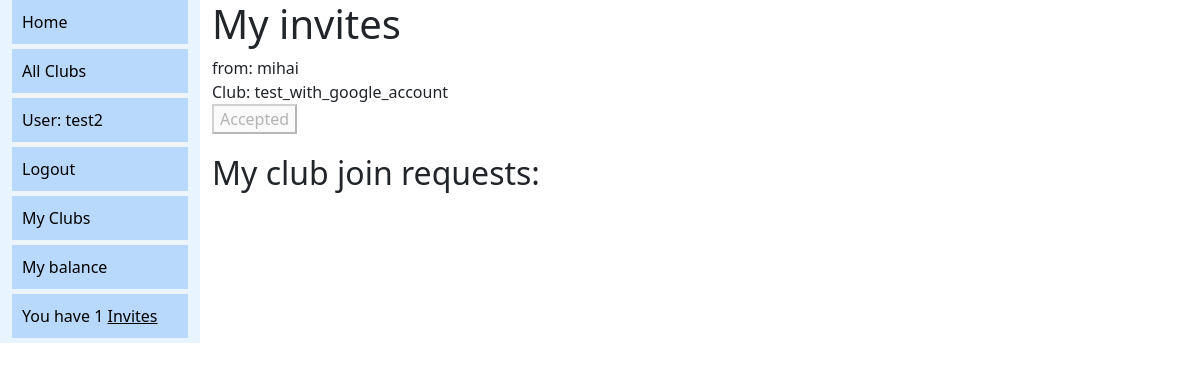
Screenshot of /myinvites/ (signed in) with the database file from the repository.
### accounts/models.py (models this page shows, shortened)
class CustomUser(AbstractUser):
    clubs = models.ManyToManyField('home.Club', help_text='Clubs this user is associated with')
    invites_sent = models.ManyToManyField('home.Invite', help_text='Invites sent by this user', related_name='invites_sent')
    invites_received = models.ManyToManyField('home.Invite', help_text='Invites received by this user', related_name='invites_received')
    sums = models.ManyToManyField('home.Sum', help_text='Sums assinged to this user')
    payments = models.ManyToManyField('home.payment', help_text='Payments involving this user')
    join_requests = models.ManyToManyField('home.JoinRequest')
    livesessions = models.ManyToManyField('home.LiveSession', help_text='livesessions')
    class Meta:
        ordering = ['username']

### home/models.py (models this page shows, shortened)
class Invite(models.Model):
    id = models.UUIDField(primary_key=True, default=uuid.uuid4, help_text='Unique ID for this particular invite')
    parent_club = models.ForeignKey('Club', on_delete=models.CASCADE)
    from_user = models.ForeignKey('accounts.CustomUser', on_delete=models.CASCADE, related_name='from_user')
    to_user = models.ForeignKey('accounts.CustomUser', on_delete=models.CASCADE, related_name='to_user')
    time_created = models.DateField(default=timezone.now)
    accepted = models.BooleanField(default=False)
    class Meta:
        ordering = ['-time_created']

class Club(models.Model):
    time_created = models.DateField(default=timezone.now)
    name = models.CharField(max_length=200, help_text='Enter a club name')
    owner = models.ForeignKey('accounts.CustomUser', on_delete=models.SET_NULL, null=True, related_name='club_owner')
    members = models.ManyToManyField('accounts.CustomUser', help_text='Add members to this club')
    invites_sent = models.ManyToManyField('Invite')
    sessions = models.ManyToManyField('Session')
    sums = models.ManyToManyField('Sum')
    join_requests = models.ManyToManyField('JoinRequest')
    class Meta:
        ordering = ['-time_created']

### home/views.py (the view)
# urls.py: path('myinvites/', views.myinvites_list, name='myinvites'),
@login_required
def myinvites_list(request):
    user = request.user
    return render(request, 'home/myinvites.html', context={'user': user})

### home/templates/home/myinvites.html (shortened to what this page needs)
{% extends "base_generic.html" %}
{% block content %}
  <h1>My invites</h1>
  {% if user.invites_received %}
  <ul>
    {% for invite in user.invites_received.all reversed %}
      <li>
        from: {{ invite.from_user.username }}
        <br>
        Club: {{ invite.parent_club.name }}
        <br>
        {% if invite.accepted %}
            <button class="acceptinvite" disabled >Accepted</button></a>
        {% endif %}
      </li>
    {% endfor %}
    {% endif %}
    <h2>My club join requests:</h2>
  </ul>
  {% endblock %}

### home/templates/base_generic.html (shortened to what this page needs)
<!DOCTYPE html>
<html lang="en">
<head>
  <link href="https://cdn.jsdelivr.net/npm/bootstrap@5.1.3/dist/css/bootstrap.min.css" rel="stylesheet">
  {% load static %}
  <link rel="stylesheet" href="{% static 'css/styles.css' %}">
</head>
<link rel="stylesheet" href="https://cdnjs.cloudflare.com/ajax/libs/Chart.js/2.8.0/Chart.min.css" />
<body>
  <div class="container-fluid">
    <div class="row">
      <div class="col-sm-2">
        {% block sidebar %}
          <ul class="sidebar-nav">
            <li><a href="{% url 'home:index' %}">Home</a></li>
            <li><a href="{% url 'home:clubs' %}">All Clubs</a></li>
            {% if user.is_authenticated %}
              <li class="username">User: {{ user.username }}</li>
              <li><a href="{% url 'account_logout' %}?next={{ request.path }}">Logout</a></li>
              <li><a href="{% url 'home:myclubs' %}">My Clubs</a></li>
              <li><a href="/mydebit/alltime">My balance</a></li>
              <li class="invites">You have {{ user.invites_received.count }} <a href="{% url 'home:myinvites' %}">Invites</a></li>
            {% else %}
              <li><a href="{% url 'account_login' %}?next={{ request.path }}">Login</a></li>
            {% endif %}
          </ul>
        {% endblock %}
      </div>
      <div class="col-sm-10">{% block content %}{% endblock %}</div>
    </div>
  </div>
</body>
</html>

### home/static/css/styles.css (style rules this page uses)
ul { list-style: none; margin: 0; padding: 0; }
li { margin-bottom: 20px; }
.col-sm-2 { background-color: #e8f4ff; }
.col-sm-10 { background-color: #ffffff; }
.sidebar-nav { background-color: #eef4fc; list-style-type: none; padding: 0; margin: 0; }
.sidebar-nav li { padding: 10px; }
.sidebar-nav li a { color: rgb(0, 0, 0); text-decoration: none; }
.sidebar-nav li.username { color: #000000; padding: 10px; }
.sidebar-nav li.invites { color: #000000; padding: 10px; }
.sidebar-nav li.invites a { color: #000000; text-decoration: underline; }
.sidebar-nav { list-style-type: none; margin: 0; padding: 0; width: 100%; }
.sidebar-nav li { padding: 10px; background-color: #b8d8fc; margin-bottom: 5px; }
.sidebar-nav li:last-child { border-bottom: none; }

### rows the page displays
CustomUser: username "test2", invites_received.count "1"
Invite: from_user.username "mihai", parent_club.name "test_with_google_account", accepted "Accepted"
